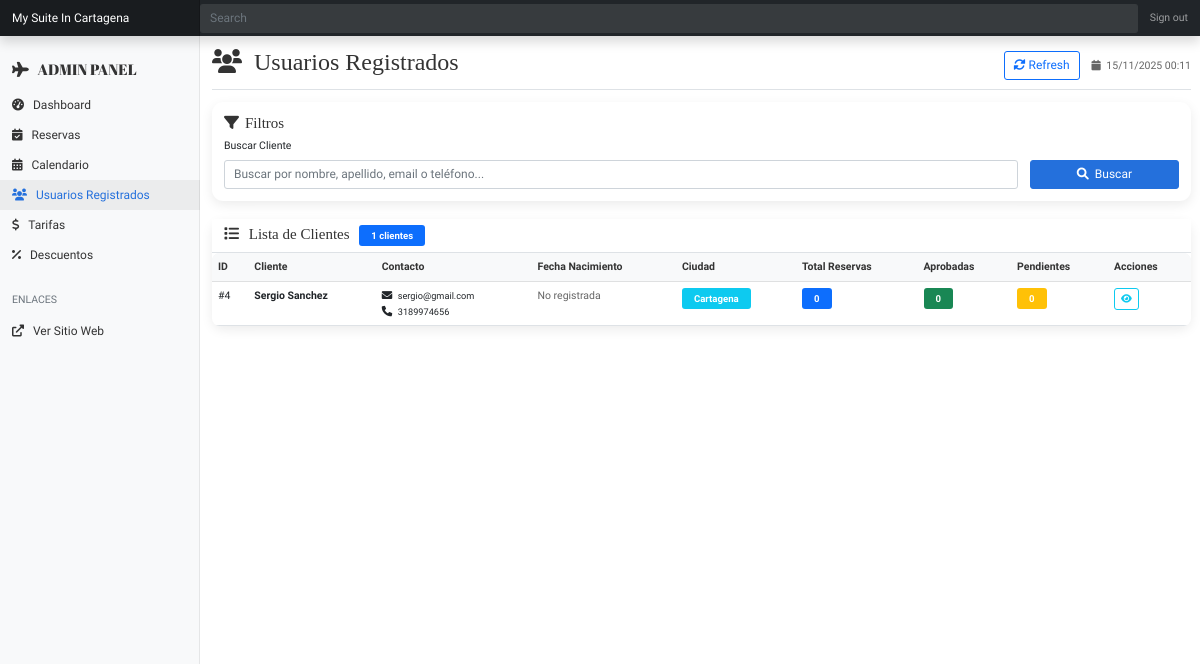
Page /app/views/admin/usuarios.php (signed in) on the committed database.
### tables this page shows
CREATE TABLE usuarios (
  id_usuario INT AUTO_INCREMENT PRIMARY KEY,
  nombre VARCHAR(100) NOT NULL,
  apellido VARCHAR(100) NOT NULL,
  correo VARCHAR(150) NOT NULL UNIQUE,
  contrasena VARCHAR(255),
  telefono VARCHAR(20),
  ciudad VARCHAR(100) DEFAULT 'Cartagena',
  fecha_nacimiento DATE,
  rol ENUM('admin','cliente') DEFAULT 'cliente',
  login_method VARCHAR(50),
  creado_en TIMESTAMP DEFAULT CURRENT_TIMESTAMP
);

### app/views/admin/usuarios.php (the view, shortened to what this page needs)
<?php
$busqueda = $_GET['busqueda'] ?? '';
$where_conditions = [];
$params = [];
$where_clause = !empty($where_conditions) ? 'WHERE ' . implode(' AND ', $where_conditions) : '';
$query = "SELECT
            u.id_usuario,
            u.nombre,
            u.apellido,
            u.correo,
            u.telefono,
            u.fecha_nacimiento,
            u.creado_en as fecha_registro,
            u.ciudad,
            COUNT(r.id_reserva) as total_reservas,
            SUM(CASE WHEN r.estado = 'aprobada' THEN 1 ELSE 0 END) as reservas_aprobadas,
            SUM(CASE WHEN r.estado = 'pendiente' THEN 1 ELSE 0 END) as reservas_pendientes
          FROM usuarios u
          LEFT JOIN reservas r ON u.id_usuario = r.id_usuario
          WHERE u.rol = 'cliente'
          " . ($where_clause ? "AND " . str_replace('WHERE', '', $where_clause) : "") . "
          GROUP BY u.id_usuario
          ORDER BY u.creado_en DESC";
try {
    $database = new Database();
    $db = $database->getConnection();
    $stmt = $db->prepare($query);
    $stmt->execute($params);
    $clientes = $stmt->fetchAll(PDO::FETCH_ASSOC);
} catch (Exception $e) {
    $clientes = [];
    $mensaje = 'Error al cargar clientes: ' . $e->getMessage();
    $tipo_mensaje = 'danger';
}
?>
<!DOCTYPE html>
<html lang="es">
<head>
    <link href="https://cdn.jsdelivr.net/npm/bootstrap@5.1.3/dist/css/bootstrap.min.css" rel="stylesheet">
    <link href="https://cdnjs.cloudflare.com/ajax/libs/font-awesome/6.0.0/css/all.min.css" rel="stylesheet">
</head>
<body>
    <header class="navbar navbar-dark sticky-top bg-dark flex-md-nowrap p-0 shadow navbar-top">
        <a class="navbar-brand col-md-3 col-lg-2 me-0 px-3" href="index.php">My Suite In Cartagena</a>
        <input class="form-control form-control-dark w-100" type="text" placeholder="Search" aria-label="Search">
        <div class="navbar-nav">
            <div class="nav-item text-nowrap">
                <a class="nav-link px-3" href="/app/controllers/auth/logout.php">Sign out</a>
            </div>
        </div>
    </header>
    <div class="container-fluid">
        <div class="row">
            <nav id="sidebarMenu" class="col-md-3 col-lg-2 d-md-block bg-light sidebar collapse">
                <div class="position-sticky pt-3 sidebar-sticky">
                    <h4 class="sidebar-heading">
                        <i class="fas fa-plane me-2"></i>
                        Admin Panel
                    </h4>
                    <ul class="nav flex-column">
                        <li class="nav-item">
                            <a class="nav-link" href="index.php">
                                <i class="fas fa-tachometer-alt me-2"></i> Dashboard
                            </a>
                        </li>
                        <li class="nav-item">
                            <a class="nav-link" href="reservas.php">
                                <i class="fas fa-calendar-check me-2"></i> Reservas
                            </a>
                        </li>
                        <li class="nav-item">
                            <a class="nav-link" href="calendario.php">
                                <i class="fas fa-calendar-alt me-2"></i> Calendario
                            </a>
                        </li>
                        <li class="nav-item">
                            <a class="nav-link active" href="usuarios.php">
                                <i class="fas fa-users me-2"></i> Usuarios Registrados
                            </a>
                        </li>
                        <li class="nav-item">
                            <a class="nav-link" href="tarifas.php">
                                <i class="fas fa-dollar-sign me-2"></i> Tarifas
                            </a>
                        </li>
                        <li class="nav-item">
                            <a class="nav-link" href="descuentos.php">
                                <i class="fas fa-percentage me-2"></i> Descuentos
                            </a>
                        </li>
                        <h6 class="sidebar-heading d-flex justify-content-between align-items-center px-3 mt-4 mb-1">
                            <span>Enlaces</span>
                        </h6>
                        <li class="nav-item">
                            <a class="nav-link" href="/index.php?lang=en" target="_blank">
                                <i class="fas fa-external-link-alt me-2"></i> Ver Sitio Web
                            </a>
                        </li>
                    </ul>
                </div>
            </nav>
            <main class="col-md-9 ms-sm-auto col-lg-10 px-md-4 main-content">
                <div class="d-flex justify-content-between flex-wrap flex-md-nowrap align-items-center pt-3 pb-2 mb-3 border-bottom">
                    <h1 class="h2"><i class="fas fa-users me-2"></i> Usuarios Registrados</h1>
                    <div class="d-flex align-items-center gap-3">
                        <button class="btn btn-outline-primary" onclick="location.reload()" title="Refrescar tabla">
                            <i class="fas fa-sync-alt me-1"></i>Refresh
                        </button>
                        <div class="text-muted">
                            <i class="fas fa-calendar me-1"></i>
                            <?php echo date('d/m/Y H:i'); ?>
                        </div>
                    </div>
                </div>
                <div class="card filter-card mb-4">
                    <div class="card-body">
                        <h5 class="card-title">
                            <i class="fas fa-filter me-2"></i>Filtros
                        </h5>
                        <form method="GET" class="row g-3">
                            <div class="col-md-10">
                                <label for="busqueda" class="form-label">Buscar Cliente</label>
                                <input type="text" class="form-control" id="busqueda" name="busqueda"
                                       placeholder="Buscar por nombre, apellido, email o teléfono..."
                                       value="<?php echo htmlspecialchars($busqueda); ?>">
                            </div>
                            <div class="col-md-2">
                                <label class="form-label">&nbsp;</label>
                                <div class="d-grid">
                                    <button type="submit" class="btn btn-primary">
                                        <i class="fas fa-search me-2"></i>Buscar
                                    </button>
                                </div>
                            </div>
                        </form>
                    </div>
                </div>
                <div class="card">
                    <div class="card-header d-flex justify-content-between align-items-center">
                        <h5 class="mb-0">
                            <i class="fas fa-list me-2"></i> Lista de Clientes
                            <span class="badge bg-primary ms-2"><?php echo count($clientes); ?> clientes</span>
                        </h5>
                    </div>
                    <div class="card-body p-0">
                        <div class="table-responsive">
                            <table class="table table-hover mb-0">
                                <thead class="table-light">
                                    <tr>
                                        <th>ID</th>
                                        <th>Cliente</th>
                                        <th>Contacto</th>
                                        <th>Fecha Nacimiento</th>
                                        <th>Ciudad</th>
                                        <th>Total Reservas</th>
                                        <th>Aprobadas</th>
                                        <th>Pendientes</th>
                                        <th>Acciones</th>
                                    </tr>
                                </thead>
                                <tbody>
                                    <?php if (!empty($clientes)): ?>
                                        <?php foreach ($clientes as $cliente): ?>
                                            <tr>
                                                <td>#<?php echo $cliente['id_usuario']; ?></td>
                                                <td>
                                                    <div>
                                                        <strong><?php echo htmlspecialchars($cliente['nombre'] . ' ' . $cliente['apellido']); ?></strong>
                                                    </div>
                                                </td>
                                                <td>
                                                    <div>
                                                        <i class="fas fa-envelope me-1"></i>
                                                        <small><?php echo htmlspecialchars($cliente['correo']); ?></small>
                                                        <br>
                                                        <i class="fas fa-phone me-1"></i>
                                                        <small><?php echo htmlspecialchars($cliente['telefono'] ?? 'No registrado'); ?></small>
                                                    </div>
                                                </td>
                                                <td>
                                                    <?php echo $cliente['fecha_nacimiento'] ? date('d/m/Y', strtotime($cliente['fecha_nacimiento'])) : '<span class="text-muted">No registrada</span>'; ?>
                                                </td>
                                                <td>
                                                    <?php if ($cliente['ciudad']): ?>
                                                        <span class="badge bg-info"><?php echo htmlspecialchars($cliente['ciudad']); ?></span>
                                                    <?php else: ?>
                                                        <span class="text-muted">-</span>
                                                    <?php endif; ?>
                                                </td>
                                                <td>
                                                    <span class="badge bg-primary"><?php echo $cliente['total_reservas'] ?? 0; ?></span>
                                                </td>
                                                <td>
                                                    <span class="badge bg-success"><?php echo $cliente['reservas_aprobadas'] ?? 0; ?></span>
                                                </td>
                                                <td>
                                                    <span class="badge bg-warning"><?php echo $cliente['reservas_pendientes'] ?? 0; ?></span>
                                                </td>
                                                <td>
                                                    <div class="btn-group" role="group">
                                                        <button type="button" class="btn btn-outline-info btn-action"
                                                                onclick="verDetalle(<?php echo $cliente['id_usuario']; ?>)" title="Ver Detalle">
                                                            <i class="fas fa-eye"></i>
                                                        </button>
                                                    </div>
                                                </td>
                                            </tr>
                                        <?php endforeach; ?>
                                    <?php endif; ?>
                                </tbody>
                            </table>
                        </div>
                    </div>
                </div>
            </main>
        </div>
    </div>
</body>
</html>

### app/views/admin/usuarios.php (style rules this page uses)
* { font-family: 'Oxygen', sans-serif; }
h1, h2, h3, h4, h5, h6 { font-family: 'Crimson Text', serif; color: #333; }
body { background-color: #fff; font-size: .875rem; }
.navbar-top { position: fixed; top: 0; left: 0; right: 0; z-index: 1030; background-color: #212529; box-shadow: 0 0.125rem 0.25rem rgba(0, 0, 0, 0.075); }
.navbar-brand { padding-top: .75rem; padding-bottom: .75rem; font-size: 1rem; background-color: rgba(0, 0, 0, .25); box-shadow: inset -1px 0 0 rgba(0, 0, 0, .25); }
.form-control-dark { color: #fff; background-color: rgba(255, 255, 255, .1); border-color: rgba(255, 255, 255, .1); }
.sidebar { position: fixed; top: 48px; bottom: 0; left: 0; z-index: 100; padding: 0; box-shadow: inset -1px 0 0 rgba(0, 0, 0, .1); background-color: #f8f9fa; }
.sidebar-sticky { position: relative; top: 0; height: calc(100vh - 48px); padding-top: .5rem; overflow-x: hidden; overflow-y: auto; }
.sidebar .nav-link { font-weight: 500; color: #333; border-radius: 0; padding: 0.5rem 1rem; font-size: 1rem; }
.sidebar .nav-link.active { color: #2470dc; background-color: rgba(0, 0, 0, .05); }
.sidebar h4 { color: #333; font-family: 'Abril Fatface', serif; font-weight: 400; padding: 1rem; margin-bottom: 0; font-size: 1.25rem; }
.sidebar-heading { font-size: .875rem; text-transform: uppercase; color: #6c757d; padding: 0.5rem 1rem; }
.sidebar .nav { padding: 0; }
.sidebar .nav-item { margin: 0; }
.main-content { background: #fff; min-height: 100vh; margin-top: 48px; }
.card { border: none; border-radius: 15px; box-shadow: 0 5px 15px rgba(0,0,0,0.08); transition: transform 0.3s ease; background: #fff; }
.card-header { background: #fff; border-bottom: 1px solid #dee2e6; font-weight: 600; color: #333; }
.table { border-radius: 10px; overflow: hidden; background: #fff; }
.table thead { background: #f8f9fa; color: #333; }
.badge { font-size: 0.8rem; padding: 0.5rem 1rem; }
.btn-action { padding: 0.25rem 0.5rem; font-size: 0.8rem; }
.filter-card { background: white; border-radius: 15px; box-shadow: 0 5px 15px rgba(0,0,0,0.08); }
.btn-primary { background-color: #2470dc; border-color: #2470dc; color: #fff; }
.text-muted { color: #666 !important; }
html { zoom: 0.75 !important; width: 100% !important; height: 100% !important; overflow-x: hidden !important; }
body { zoom: 1 !important; position: relative !important; left: 0 !important; right: 0 !important; width: 100% !important; min-width: 100% !important; max-width: 100% !important; min-height: 100% !important; overflow-x: hidden !important; margin: 0 !important; padding: 0 !important; }
.container-fluid { width: 100% !important; max-width: 100% !important; margin: 0 !important; padding: 0 !important; }

### rows in the picture
usuarios: id_usuario "4", nombre+apellido "Sergio Sanchez", correo "sergio@gmail.com", telefono "3189974656", shows "No registrada", ciudad "Cartagena", total_reservas "0", reservas_aprobadas "0", reservas_pendientes "0"

### other values in the picture
count($clientes) "1"
